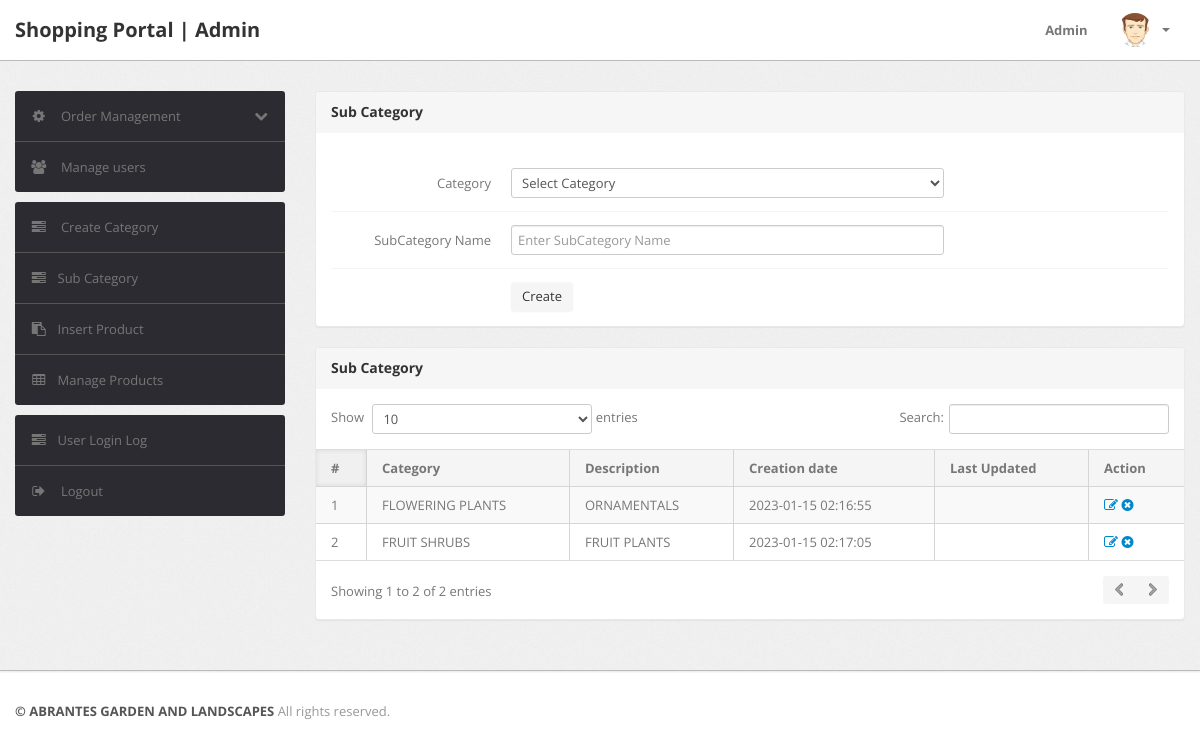
Page /admin/subcategory.php (signed in) on the committed database.
### tables this page shows
CREATE TABLE `subcategory` (
  `id` int(11) NOT NULL,
  `categoryid` int(11) DEFAULT NULL,
  `subcategory` varchar(255) DEFAULT NULL,
  `creationDate` timestamp NULL DEFAULT current_timestamp(),
  `updationDate` varchar(255) DEFAULT NULL
);

CREATE TABLE `category` (
  `id` int(11) NOT NULL,
  `categoryName` varchar(255) DEFAULT NULL,
  `categoryDescription` longtext DEFAULT NULL,
  `creationDate` timestamp NOT NULL DEFAULT current_timestamp(),
  `updationDate` varchar(255) DEFAULT NULL
);

### admin/subcategory.php (the view, shortened to what this page needs)
<?php
include('include/config.php');
if(strlen($_SESSION['alogin'])==0)
	{
header('location:index.php');
}
else{
?>
<!DOCTYPE html>
<html lang="en">
<head>
	<link type="text/css" href="bootstrap/css/bootstrap.min.css" rel="stylesheet">
	<link type="text/css" href="bootstrap/css/bootstrap-responsive.min.css" rel="stylesheet">
	<link type="text/css" href="css/theme.css" rel="stylesheet">
	<link type="text/css" href="images/icons/css/font-awesome.css" rel="stylesheet">
</head>
<body>
<?php include('include/header.php');?>
	<div class="wrapper">
		<div class="container">
			<div class="row">
<?php include('include/sidebar.php');?>
			<div class="span9">
					<div class="content">
						<div class="module">
							<div class="module-head">
								<h3>Sub Category</h3>
							</div>
							<div class="module-body">
									<br />
			<form class="form-horizontal row-fluid" name="subcategory" method="post" >
<div class="control-group">
<label class="control-label" for="basicinput">Category</label>
<div class="controls">
<select name="category" class="span8 tip" required>
<option value="">Select Category</option>
</select>
</div>
</div>
<div class="control-group">
<label class="control-label" for="basicinput">SubCategory Name</label>
<div class="controls">
<input type="text" placeholder="Enter SubCategory Name"  name="subcategory" class="span8 tip" required>
</div>
</div>
	<div class="control-group">
											<div class="controls">
												<button type="submit" name="submit" class="btn">Create</button>
											</div>
										</div>
									</form>
							</div>
						</div>
	<div class="module">
							<div class="module-head">
								<h3>Sub Category</h3>
							</div>
							<div class="module-body table">
								<table cellpadding="0" cellspacing="0" border="0" class="datatable-1 table table-bordered table-striped	 display" width="100%">
									<thead>
										<tr>
											<th>#</th>
											<th>Category</th>
											<th>Description</th>
											<th>Creation date</th>
											<th>Last Updated</th>
											<th>Action</th>
										</tr>
									</thead>
									<tbody>
<?php $query=mysqli_query($con,"select subcategory.id,category.categoryName,subcategory.subcategory,subcategory.creationDate,subcategory.updationDate from subcategory join category on category.id=subcategory.categoryid");
$cnt=1;
while($row=mysqli_fetch_array($query))
{
?>
										<tr>
											<td><?php echo htmlentities($cnt);?></td>
											<td><?php echo htmlentities($row['categoryName']);?></td>
											<td><?php echo htmlentities($row['subcategory']);?></td>
											<td> <?php echo htmlentities($row['creationDate']);?></td>
											<td><?php echo htmlentities($row['updationDate']);?></td>
											<td>
											<a href="edit-subcategory.php?id=<?php echo $row['id']?>" ><i class="icon-edit"></i></a>
											<a href="subcategory.php?id=<?php echo $row['id']?>&del=delete" onClick="return confirm('Are you sure you want to delete?')"><i class="icon-remove-sign"></i></a></td>
										</tr>
										<?php $cnt=$cnt+1; } ?>
								</table>
							</div>
						</div>
					</div>
				</div>
			</div>
		</div>
	</div>
<?php include('include/footer.php');?>
</body>
<?php } ?>

### rows in the picture
subcategory: categoryid.categoryName "FLOWERING PLANTS", subcategory "ORNAMENTALS", creationDate "2023-01-15 02:16:55"
subcategory: categoryid.categoryName "FRUIT SHRUBS", subcategory "FRUIT PLANTS", creationDate "2023-01-15 02:17:05"
